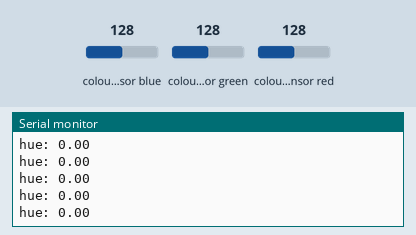
Bench run of a program on a simulated ESP32-S2. On the bench: the last lines printed to the serial monitor. The inputs (shaded band) are chosen by the test bench; at power-on: colour sensor blue 128, colour sensor green 128, colour sensor red 128.

Above: at 1.2 s.
1.3 s: colour sensor blue set to 5
At 1.49 s:
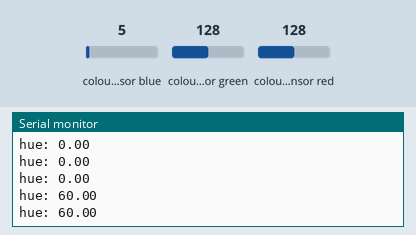
2.8 s: colour sensor green set to 64
At 2.81 s:
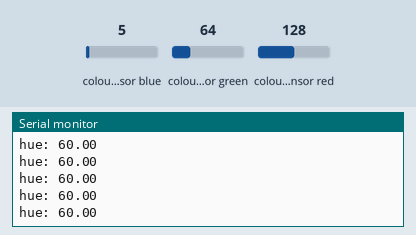
4.3 s: colour sensor red set to 5
At 4.36 s:
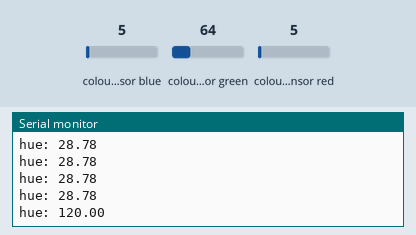
Timing chart, 0 to 7.3 s (numbered marks = the images above; inputs shaded):
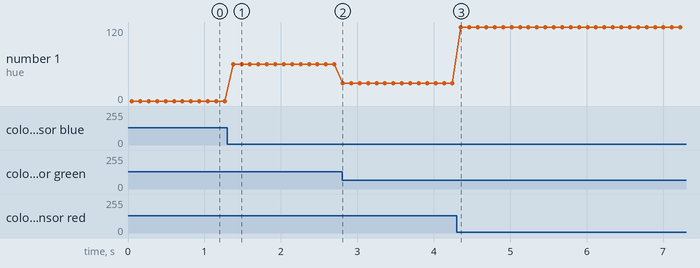

Measured:
- after the input at 1.3 s, the serial monitor: prints a new line after 0.07 s (image 1)
- after the input at 4.3 s, the serial monitor: prints a new line after 0.06 s (image 3)
- plotted number 1: 0 → 60 after the input at 1.3 s, 60 → 28.78 after the input at 2.8 s, 28.78 → 120 after the input at 4.3 s

The program:

main.cpp
```cpp
#include <Wire.h>
#include "Adafruit_TCS34725.h"


struct HSV {
    float h; // Hue: 0-360 degrees
    float s; // Saturation: 0-1
    float v; // Value (brightness): 0-1
};
HSV rgbToHsv(int r, int g, int b) {
    float rf = r / 255.0f;
    float gf = g / 255.0f;
    float bf = b / 255.0f;

    float maxVal = std::max({rf, gf, bf});
    float minVal = std::min({rf, gf, bf});
    float delta = maxVal - minVal;

    HSV hsv;

    // Calculate hue
    if (delta == 0) {
        hsv.h = 0; // Undefined hue
    } else if (maxVal == rf) {
        hsv.h = 60.0f * (fmod(((gf - bf) / delta), 6));
    } else if (maxVal == gf) {
        hsv.h = 60.0f * (((bf - rf) / delta) + 2);
    } else {
        hsv.h = 60.0f * (((rf - gf) / delta) + 4);
    }

    if (hsv.h < 0) {
        hsv.h += 360.0f;
    }

    // Calculate saturation
    hsv.s = (maxVal == 0) ? 0 : (delta / maxVal);

    // Calculate value
    hsv.v = maxVal;

    return hsv;
}


Adafruit_TCS34725 tcs = Adafruit_TCS34725(TCS34725_INTEGRATIONTIME_50MS, TCS34725_GAIN_4X);

void setup() {
  Serial.begin(9600);
  //Serial.println("Color View Test!");

  if (tcs.begin()) {
    //Serial.println("Found sensor");
  } else {
    Serial.println("No TCS34725 found ... check your connections");
    while (1); // halt!
  }
  tcs.setInterrupt(false);  // turn on LED
}

void loop() {
  float red, green, blue;
  tcs.getRGB(&red, &green, &blue);
  auto hsv = rgbToHsv(red, green, blue);
  Serial.print("hue: ");
  Serial.println(hsv.h);
  delay(60);
  // Serial.print("R:\t"); Serial.print(int(red));
  // Serial.print("\tG:\t"); Serial.print(int(green));
  // Serial.print("\tB:\t"); Serial.print(int(blue));
  // Serial.print("\n");
}
```
